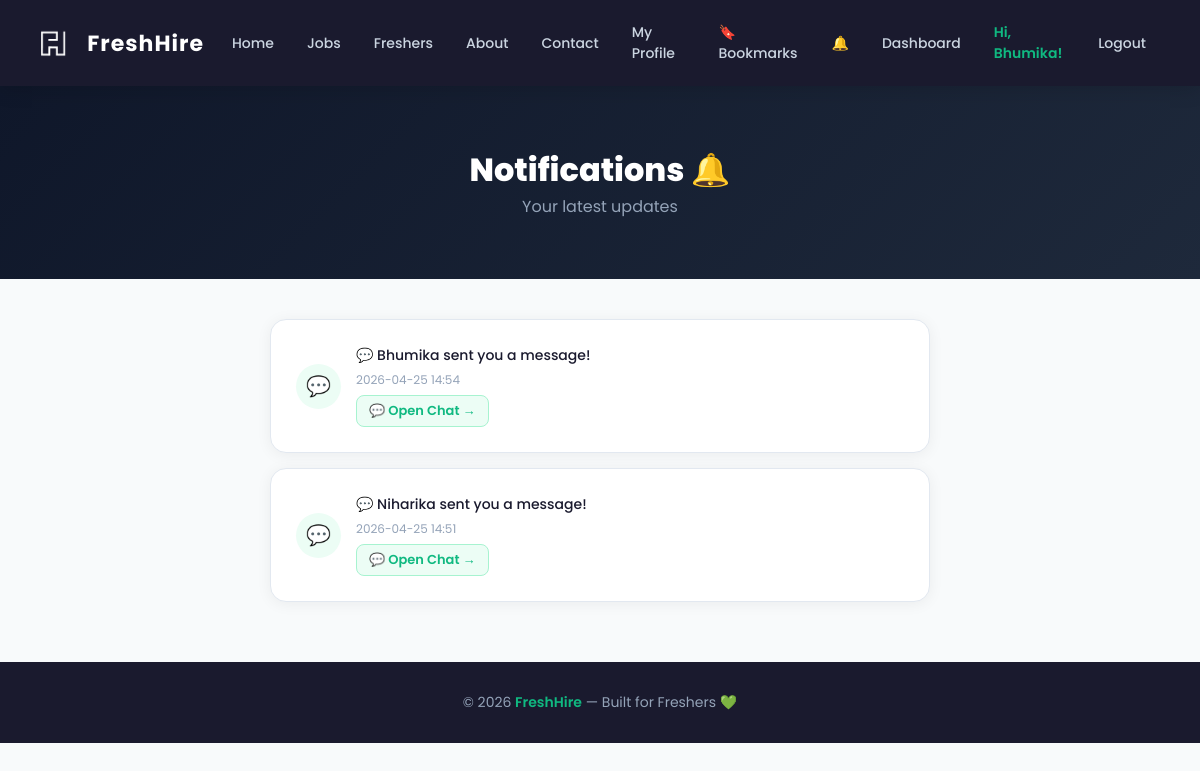
Before: /notifications (signed in) with the older database file.
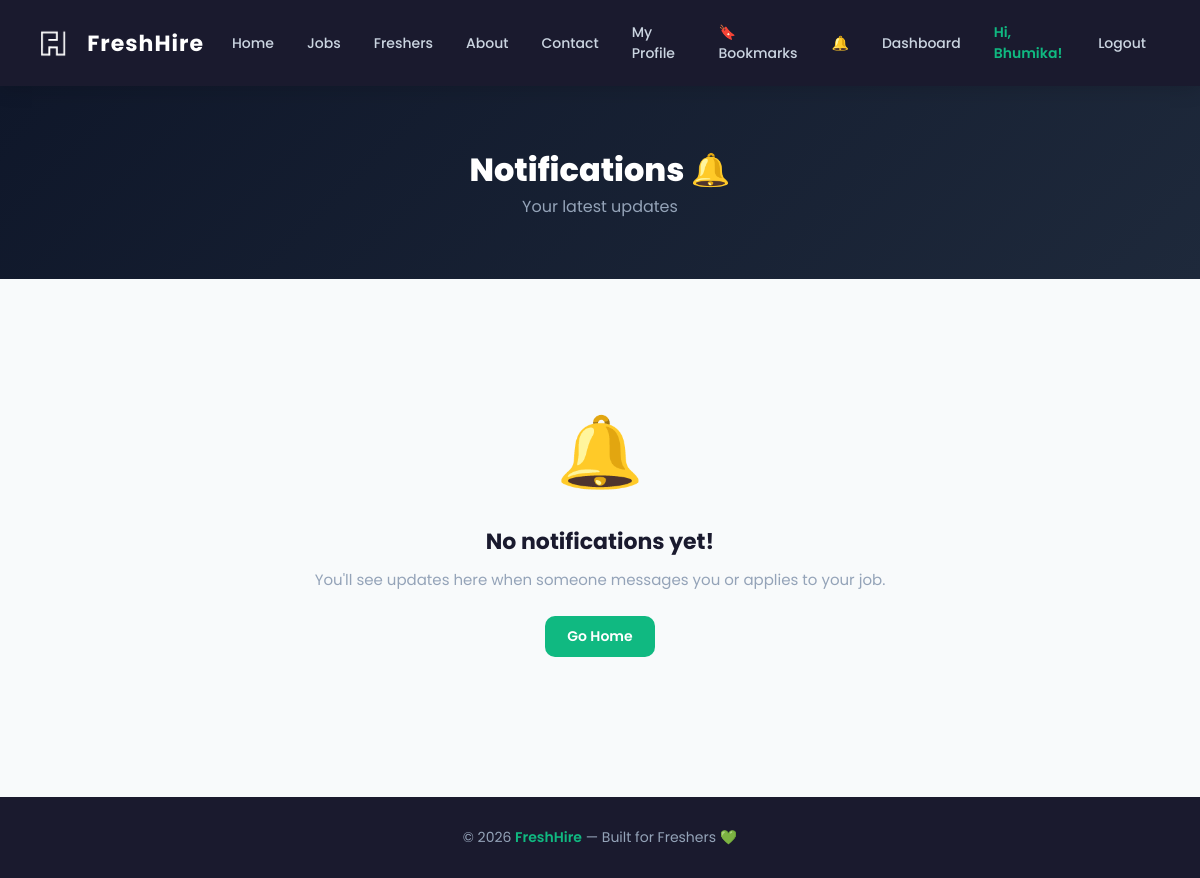
After: the same page with the newer database file.
### tables this page shows
CREATE TABLE notifications (id INTEGER PRIMARY KEY AUTOINCREMENT, user_id INTEGER, message TEXT, is_read INTEGER DEFAULT 0, created_at TEXT, sender_id INTEGER);

### app.py (the view)
@app.route("/notifications")
def notifications():
    if "user_id" not in session:
        flash("Please login first!", "error")
        return redirect(url_for("login"))
    conn = get_db()
    notifs = conn.execute(
        "SELECT * FROM notifications WHERE user_id=? ORDER BY id DESC",
        (session["user_id"],)
    ).fetchall()
    conn.execute("UPDATE notifications SET is_read=1 WHERE user_id=?", (session["user_id"],))
    conn.commit()
    conn.close()
    return render_template("notifications.html", notifs=notifs)

### app.py (called while the page is built)
def get_db():
    conn = sqlite3.connect("freshhire.db")
    conn.row_factory = sqlite3.Row
    return conn

@app.context_processor
def inject_globals():
    notif_count = 0
    if "user_id" in session:
        try:
            conn = get_db()
            notif_count = conn.execute(
                "SELECT COUNT(*) FROM notifications WHERE user_id=? AND is_read=0",
                (session["user_id"],)
            ).fetchone()[0]
            conn.close()
        except:
            pass
    return {"notif_count": notif_count}

### templates/notifications.html (shortened to what this page needs)
<!DOCTYPE html>
<html>
<head>
    <link rel="stylesheet" href="/static/style.css">
</head>
<body>
<nav>
    <h2 style="display:flex; align-items:center; gap:6px;">
        <img src="/static/logo.png" alt="logo" style="height:28px;">
        <span style="font-size:22px; font-weight:bold; color:white;">FreshHire</span>
    </h2>
    <div class="nav-links" id="nav-links">
        <a href="/">Home</a>
        <a href="/jobs">Jobs</a>
        <a href="/profiles">Freshers</a>
        <a href="/about">About</a>
        <a href="/contact">Contact</a>
        {% if session.get('user_id') %}
            <a href="/my-profile">My Profile</a>
            <a href="/bookmarks">🔖 Bookmarks</a>
            <a href="/notifications">🔔</a>
            <a href="/dashboard">Dashboard</a>
            <span>Hi, {{ session.get('name') }}!</span>
            <a href="/logout">Logout</a>
        {% else %}
            <a href="/login">Login</a>
            <a href="/signup">Sign Up</a>
        {% endif %}
    </div>
</nav>
<div style="background: linear-gradient(135deg, #0f172a, #1e293b); padding:60px 20px; text-align:center; color:white;">
    <h1 style="font-size:32px; font-weight:800;">Notifications 🔔</h1>
    <p style="color:#94a3b8;">Your latest updates</p>
</div>
<div class="container" style="max-width:700px;">
    {% if notifs %}
        {% for notif in notifs %}
        <div class="card" style="margin-bottom:15px; display:flex; align-items:center; gap:15px;
            {% if not notif.is_read %}border-left:4px solid #10b981;{% endif %}">
            <div style="width:45px; height:45px; background:#ecfdf5; border-radius:50%;
                display:flex; align-items:center; justify-content:center; font-size:20px; flex-shrink:0;">
                {% if '💬' in notif.message %}💬
                {% elif 'applied' in notif.message %}📝
                {% else %}🔔{% endif %}
            </div>
            <div style="flex:1;">
                <p style="color:#1a1a2e; font-size:14px; font-weight:500; margin:0 0 5px;">{{ notif.message }}</p>
                <p style="color:#94a3b8; font-size:12px; margin:0;">{{ notif.created_at }}</p>
                {% if '💬' in notif.message and notif.sender_id %}
<a href="/chat/{{ notif.sender_id }}"
   style="color:#10b981; font-size:13px; font-weight:600; text-decoration:none; display:inline-block; margin-top:6px; padding:5px 12px; background:#ecfdf5; border-radius:8px; border:1px solid #a7f3d0;">
   💬 Open Chat →
</a>
{% endif %}
            </div>
        </div>
        {% endfor %}
    {% else %}
    <div class="empty-state">
        <span class="empty-icon">🔔</span>
        <h3>No notifications yet!</h3>
        <p>You'll see updates here when someone messages you or applies to your job.</p>
        <a href="/" class="btn">Go Home</a>
    </div>
    {% endif %}
</div>
<footer>© 2026 <span>FreshHire</span> — Built for Freshers 💚</footer>
</body>
</html>

Changed rows visible on the page:
removed notifications: message "💬 Bhumika sent you a message!", created_at "2026-04-25 14:54"
removed notifications: message "💬 Niharika sent you a message!", created_at "2026-04-25 14:51"
Other visible differences:
text now shown: "🔔 No notifications yet! You'll see updates here when someone messages you or applies to your job. Go Home"
